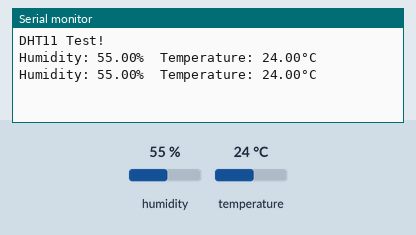
Bench run of a sketch on a simulated Arduino Uno, built with avr-gcc and run on an emulated ATmega328P. On the bench: the last lines printed to the serial monitor. The inputs (shaded band) are chosen by the test bench; at power-on: humidity 55 %, temperature 24 °C.

Above: at 4.8 s.
4.9 s: humidity set to 22 %
At 6.9 s:
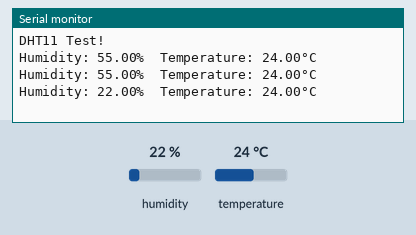
7.9 s: temperature set to 12 °C
At 9.3 s:
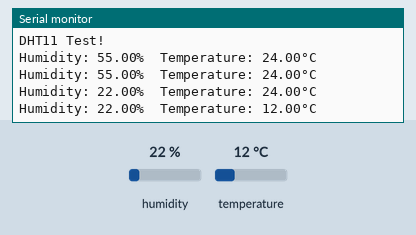
10.9 s: humidity set to 40 %
At 13.0 s:
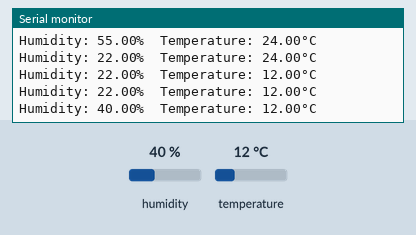
Timing chart, 0 to 14.5 s (numbered marks = the images above; inputs shaded):
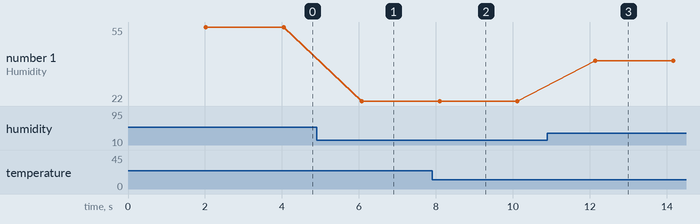

The sketch:

DHT11.ino
```cpp
#include <DHT.h>

#define DHTPIN 2     // 데이터 핀 설정
#define DHTTYPE DHT11 // DHT 타입 지정

DHT dht(DHTPIN, DHTTYPE);

void setup() {
  Serial.begin(9600);
  Serial.println("DHT11 Test!");
  dht.begin();
}

void loop() {
  delay(2000);  // 측정 간 2초 대기

  float humidity = dht.readHumidity();     // 습도 측정
  float temperature = dht.readTemperature(); // 온도 측정 (섭씨)

  // 측정 실패 시 체크
  if (isnan(humidity) || isnan(temperature)) {
    Serial.println("Failed to read from DHT sensor!");
    return;
  }

  // 결과 출력
  Serial.print("Humidity: ");
  Serial.print(humidity);
  Serial.print("%\t");
  Serial.print("Temperature: ");
  Serial.print(temperature);
  Serial.println("°C");
}
```

Measured:
- after the input at 4.9 s, the serial monitor: prints a new line after 1.2 s (image 1)
- after the input at 7.9 s, the serial monitor: prints a new line after 0.20 s (image 2)
- after the input at 10.9 s, the serial monitor: prints a new line after 1.2 s (image 3)
- plotted number 1: 55 → 22 after the input at 4.9 s, 22 → 40 after the input at 10.9 s
